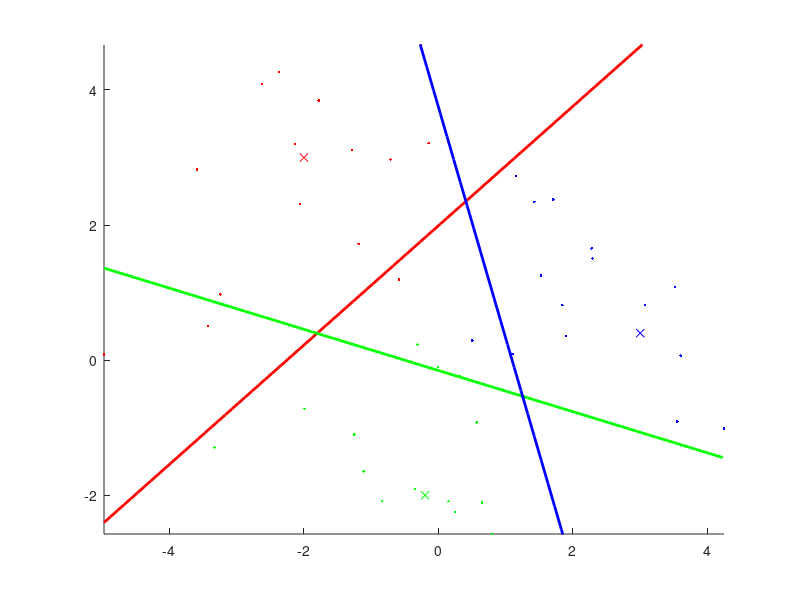

Here is the MATLAB script that generated this plot:
clear; clc; clf; %close all;
% AI04-Linear model for regression and classification.pdf P37

%% load x, y
load('data.mat', 'n', 'x', 'y', 'y0', 'mu1', 'mu2', 'mu3');
r1 = x(1:n,:);
r2 = x(1+n:n*2,:);
r3 = x(1+n*2:n*3,:);
l1 = y0(1:n,:);
l2 = y0(1+n:n*2,:);
l3 = y0(1+n*2:n*3,:);

%% compute decision boundary
X = [ones(n*3,1) x]; % each row is a data point
% Class 1-vs-rest
t0 = (y0~=1)+1;
eyemtx = eye(2);
T = eyemtx(t0,:); % each row is a 1-of-K label
W1 = pinv(X' * X) * X' * T; % PRML(4.16) each column is a w vector
% Class 2-vs-rest
t0 = (y0~=2)+1;
eyemtx = eye(2);
T = eyemtx(t0,:); % each row is a 1-of-K label
W2 = pinv(X' * X) * X' * T; % PRML(4.16) each column is a w vector
% Class 1-vs-rest
t0 = (y0~=3)+1;
eyemtx = eye(2);
T = eyemtx(t0,:); % each row is a 1-of-K label
W3 = pinv(X' * X) * X' * T; % PRML(4.16) each column is a w vector

b_x = min(x(:,1)):0.1:max(x(:,1));
% W(1,2)-W(1,1)) + (W(2,2)-W(2,1)) * b_x + (W(3,1)-W(3,2)) * b_y = 0
b_y1 = ((W1(1, 2)-W1(1, 1)) + (W1(2, 2)-W1(2, 1)) * b_x) / (W1(3, 1)-W1(3, 2));
b_y2 = ((W2(1, 2)-W2(1, 1)) + (W2(2, 2)-W2(2, 1)) * b_x) / (W2(3, 1)-W2(3, 2));
b_y3 = ((W3(1, 2)-W3(1, 1)) + (W3(2, 2)-W3(2, 1)) * b_x) / (W3(3, 1)-W3(3, 2));

%% show data
figure(1);hold on;
plot(mu1(1),mu1(2),'rx');
plot(mu2(1),mu2(2),'gx');
plot(mu3(1),mu3(2),'bx');
plot(r1(:,1),r1(:,2),'r.');
plot(r2(:,1),r2(:,2),'g.');
plot(r3(:,1),r3(:,2),'b.');
plot(b_x, b_y1, 'r', 'LineWidth', 2); % decision boundary 1
plot(b_x, b_y2, 'g', 'LineWidth', 2); % decision boundary 2
plot(b_x, b_y3, 'b', 'LineWidth', 2); % decision boundary 3
axis([min(x(:,1)) max(x(:,1)) min(x(:,2)) max(x(:,2))]);
% legend('Class 1 (red)', 'Class 2 (green)', 'Class 3 (blue)', ...
%     'Class center 1', 'Class center 2', 'Class center 3', ...
%     'Decision boundary 1-vs-rest', 'Decision boundary 2-vs-rest', 'Decision boundary 3-vs-rest', ...
%     'Location', 'NE');